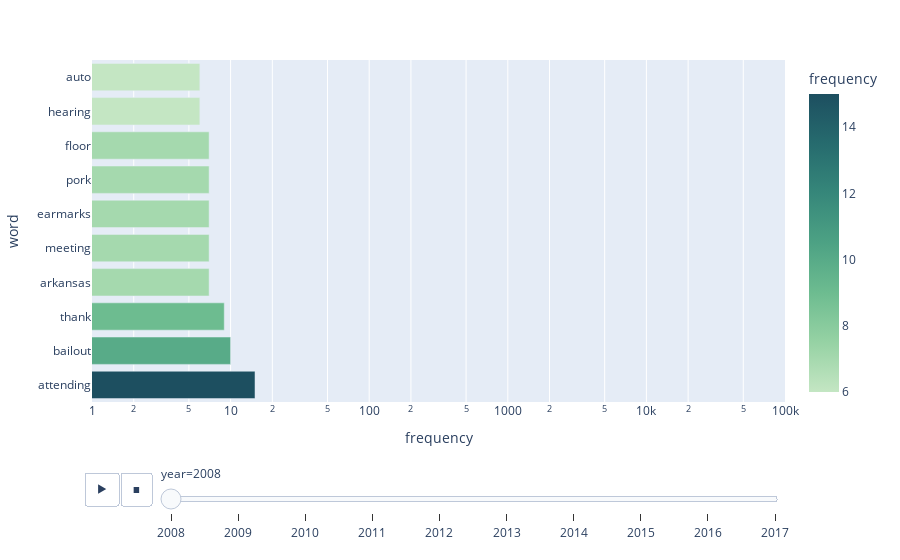

Notebook code for this chart:
### Code cell
def tidypy(df):
    tidy_df = pd.DataFrame()
    slice_df = pd.DataFrame()
    
    for col in df.columns:
        slice_df['word'] = df[col].apply(lambda x: x[0])
        slice_df['frequency'] = df[col].apply(lambda x: x[1])
        slice_df['year'] = col
        slice_df['color'] = list(map(lambda col: matplotlib.colors.to_hex(col),
                                  cm.YlOrRd(range(0,10))))
        tidy_df = tidy_df.append(slice_df)
        
    return tidy_df
    
motion_chart = tidypy(summary_df)

px.bar(motion_chart,
       x="frequency", y="word", animation_frame="year",
       range_x=[1,10e4], log_x=True,
       color="frequency", color_continuous_scale=px.colors.sequential.Blugrn)

### Figure 1 — Plotly figure (JSON) as saved in the notebook; plotly's stock layout.template omitted (floating-point values rounded to 4 significant figures)
{"data": [{"alignmentgroup": "True", "hovertemplate": "year=2008<br>frequency=%{marker.color}<br>word=%{y}<extra></extra>", "legendgroup": "", "marker": {"color": [15, 10, 9, 7, 7, 7, 7, 7, 6, 6], "coloraxis": "coloraxis"}, "name": "", "offsetgroup": "", "orientation": "h", "showlegend": false, "textposition": "auto", "type": "bar", "x": [15, 10, 9, 7, 7, 7, 7, 7, 6, 6], "xaxis": "x", "y": ["attending", "bailout", "thank", "arkansas", "meeting", "earmarks", "pork", "floor", "hearing", "auto"], "yaxis": "y"}], "layout": {"barmode": "relative", "coloraxis": {"colorbar": {"title": {"text": "frequency"}}, "colorscale": [[0, "rgb(196, 230, 195)"], [0.1667, "rgb(150, 210, 164)"], [0.3333, "rgb(109, 188, 144)"], [0.5, "rgb(77, 162, 132)"], [0.6667, "rgb(54, 135, 122)"], [0.8333, "rgb(38, 107, 110)"], [1, "rgb(29, 79, 96)"]]}, "legend": {"tracegroupgap": 0}, "margin": {"t": 60}, "sliders": [{"active": 0, "currentvalue": {"prefix": "year="}, "len": 0.9, "pad": {"b": 10, "t": 60}, "steps": [{"args": [["2008"], {"frame": {"duration": 0, "redraw": true}, "fromcurrent": true, "mode": "immediate", "transition": {"duration": 0, "easing": "linear"}}], "label": "2008", "method": "animate"}, {"args": [["2009"], {"frame": {"duration": 0, "redraw": true}, "fromcurrent": true, "mode": "immediate", "transition": {"duration": 0, "easing": "linear"}}], "label": "2009", "method": "animate"}, {"args": [["2010"], {"frame": {"duration": 0, "redraw": true}, "fromcurrent": true, "mode": "immediate", "transition": {"duration": 0, "easing": "linear"}}], "label": "2010", "method": "animate"}, {"args": [["2011"], {"frame": {"duration": 0, "redraw": true}, "fromcurrent": true, "mode": "immediate", "transition": {"duration": 0, "easing": "linear"}}], "label": "2011", "method": "animate"}, {"args": [["2012"], {"frame": {"duration": 0, "redraw": true}, "fromcurrent": true, "mode": "immediate", "transition": {"duration": 0, "easing": "linear"}}], "label": "2012", "method": "animate"}, {"args": [["2013"], {"frame": {"duration": 0, "redraw": true}, "fromcurrent": true, "mode": "immediate", "transition": {"duration": 0, "easing": "linear"}}], "label": "2013", "method": "animate"}, {"args": [["2014"], {"frame": {"duration": 0, "redraw": true}, "fromcurrent": true, "mode": "immediate", "transition": {"duration": 0, "easing": "linear"}}], "label": "2014", "method": "animate"}, {"args": [["2015"], {"frame": {"duration": 0, "redraw": true}, "fromcurrent": true, "mode": "immediate", "transition": {"duration": 0, "easing": "linear"}}], "label": "2015", "method": "animate"}, {"args": [["2016"], {"frame": {"duration": 0, "redraw": true}, "fromcurrent": true, "mode": "immediate", "transition": {"duration": 0, "easing": "linear"}}], "label": "2016", "method": "animate"}, {"args": [["2017"], {"frame": {"duration": 0, "redraw": true}, "fromcurrent": true, "mode": "immediate", "transition": {"duration": 0, "easing": "linear"}}], "label": "2017", "method": "animate"}], "x": 0.1, "xanchor": "left", "y": 0, "yanchor": "top"}], "updatemenus": [{"buttons": [{"args": [null, {"frame": {"duration": 500, "redraw": true}, "fromcurrent": true, "mode": "immediate", "transition": {"duration": 500, "easing": "linear"}}], "label": "&#9654;", "method": "animate"}, {"args": [[null], {"frame": {"duration": 0, "redraw": true}, "fromcurrent": true, "mode": "immediate", "transition": {"duration": 0, "easing": "linear"}}], "label": "&#9724;", "method": "animate"}], "direction": "left", "pad": {"r": 10, "t": 70}, "showactive": false, "type": "buttons", "x": 0.1, "xanchor": "right", "y": 0, "yanchor": "top"}], "xaxis": {"anchor": "y", "domain": [0, 1], "range": [0, 5], "title": {"text": "frequency"}, "type": "log"}, "yaxis": {"anchor": "x", "domain": [0, 1], "title": {"text": "word"}}}}
